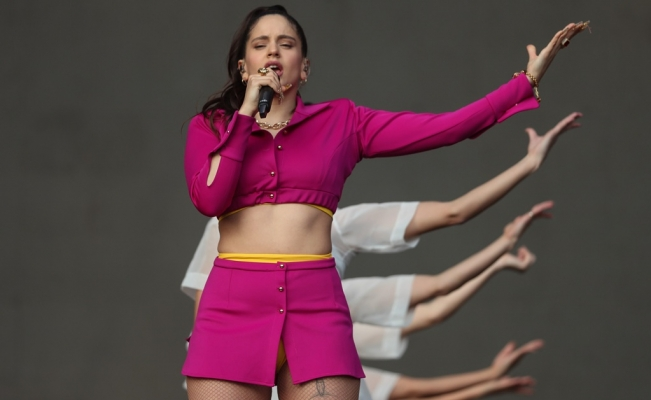
#> input picture rosalia.jpg, 651 x 400 px
$ python Flip.py
#> lines starting #> are read from the running program, lines starting #| are printed output that depends on the picture
# -*- coding: utf-8 -*-
"""
Created on Tue Aug  6 10:01 2019

@author: Icarpio
"""

import cv2
import numpy as np

width = 400
height = 300
dim = (width, height)
# resize image

original = cv2.imread(input('Introduce la ruta de la imagen y su extension'))
#> the answer given: rosalia.jpg
#> original is the input picture: shape (400, 651, 3); mean B, G, R 72.4, 67.2, 93.3
resized = cv2.resize(original, dim, interpolation = cv2.INTER_AREA)
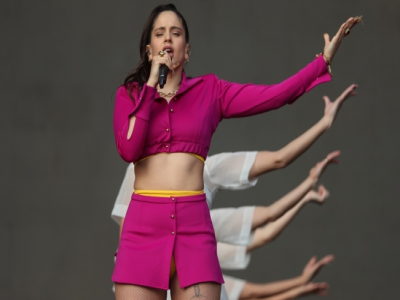
#> resized: shape (300, 400, 3); mean B, G, R 72.4, 67.2, 93.3
#Vertical
flipVer = cv2.flip(resized, 0)
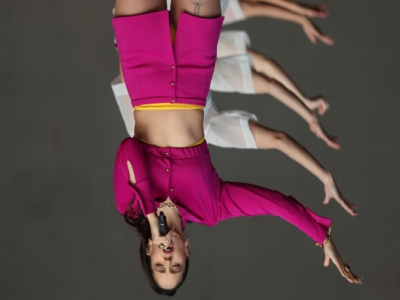
#> flipVer: shape (300, 400, 3); mean B, G, R 72.4, 67.2, 93.3
#Horizontal
flipHor = cv2.flip(resized, 1)
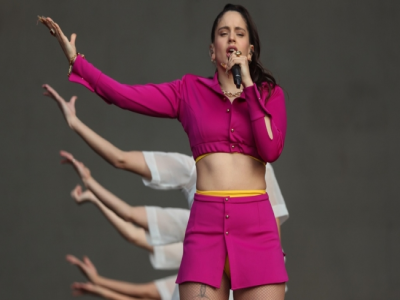
#> flipHor: shape (300, 400, 3); mean B, G, R 72.4, 67.2, 93.3
#Flip Both Image
flipBoth = cv2.flip(resized, -1)
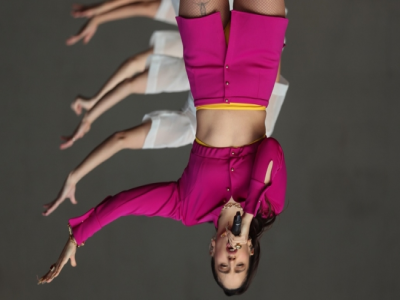
#> flipBoth: shape (300, 400, 3); mean B, G, R 72.4, 67.2, 93.3


cv2.imshow('Original', resized)
cv2.imshow('Flip Vertical', flipVer)
#cv2.imshow('Flip Horizontal', flipHor)
cv2.imshow('Flip Both Image ', flipBoth)


rows, cols = resized.shape[:2]
#> rows = 300; cols = 400
src_points = np.float32([[0,0], [cols-1,0],[0,rows-1]])
#> src_points = [[0, 0], [399, 0], [0, 299]]
dst_points = np.float32([[cols-1,0], [0,0],[cols-1,rows-1]])
#> dst_points = [[399, 0], [0, 0], [399, 299]]
matrix = cv2.getAffineTransform(src_points, dst_points)
#> matrix = [[-1, 0, 399], [0, 1, 0]]
mirror = cv2.warpAffine(resized, matrix, (cols,rows))
cv2.imshow('Mirror', mirror)

cv2.waitKey(0)
cv2.destroyAllWindows()
